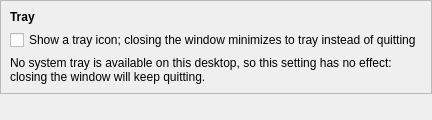
<?xml version="1.0" encoding="UTF-8"?>
<ui version="4.0">
 <class>TrayPage</class>
 <widget class="QWidget" name="TrayPage">
  <property name="geometry">
   <rect>
    <x>0</x>
    <y>0</y>
    <width>320</width>
    <height>120</height>
   </rect>
  </property>
  <layout class="QVBoxLayout" name="main_layout">
   <property name="leftMargin">
    <number>0</number>
   </property>
   <property name="topMargin">
    <number>0</number>
   </property>
   <property name="rightMargin">
    <number>0</number>
   </property>
   <property name="bottomMargin">
    <number>0</number>
   </property>
   <item>
    <widget class="QFrame" name="tray_frame">
     <property name="sizePolicy">
      <sizepolicy hsizetype="Preferred" vsizetype="Maximum">
       <horstretch>0</horstretch>
       <verstretch>0</verstretch>
      </sizepolicy>
     </property>
     <property name="frameShape">
      <enum>QFrame::Shape::StyledPanel</enum>
     </property>
     <property name="frameShadow">
      <enum>QFrame::Shadow::Raised</enum>
     </property>
     <layout class="QVBoxLayout" name="tray_frame_layout">
      <item>
       <widget class="QLabel" name="tray_frame_label">
        <property name="font">
         <font>
          <bold>true</bold>
         </font>
        </property>
        <property name="text">
         <string>Tray</string>
        </property>
       </widget>
      </item>
      <item>
       <widget class="QCheckBox" name="enabled_check_box">
        <property name="text">
         <string>Show a tray icon; closing the window minimizes to tray instead of quitting</string>
        </property>
        <property name="toolTip">
         <string>Quit becomes explicit (tray menu / File &gt; Quit) while this is on</string>
        </property>
       </widget>
      </item>
      <item>
       <widget class="QLabel" name="unavailable_label">
        <property name="wordWrap">
         <bool>true</bool>
        </property>
        <property name="text">
         <string>No system tray is available on this desktop, so this setting has no effect: closing the window will keep quitting.</string>
        </property>
       </widget>
      </item>
     </layout>
    </widget>
   </item>
   <item>
    <spacer name="bottom_spacer">
     <property name="orientation">
      <enum>Qt::Orientation::Vertical</enum>
     </property>
     <property name="sizeHint" stdset="0">
      <size>
       <width>0</width>
       <height>0</height>
      </size>
     </property>
    </spacer>
   </item>
  </layout>
 </widget>
 <resources/>
 <connections/>
</ui>
